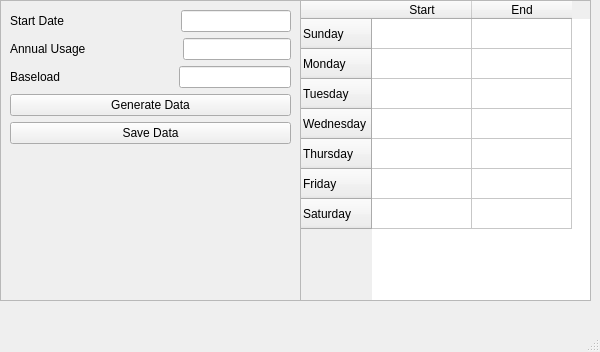
<?xml version="1.0" encoding="UTF-8"?>
<ui version="4.0">
 <class>hhgen</class>
 <widget class="QMainWindow" name="hhgen">
  <property name="geometry">
   <rect>
    <x>0</x>
    <y>0</y>
    <width>600</width>
    <height>352</height>
   </rect>
  </property>
  <property name="windowTitle">
   <string>hhgen</string>
  </property>
  <widget class="QWidget" name="centralwidget">
   <widget class="QTableWidget" name="tableWidget">
    <property name="geometry">
     <rect>
      <x>300</x>
      <y>0</y>
      <width>291</width>
      <height>301</height>
     </rect>
    </property>
    <property name="rowCount">
     <number>7</number>
    </property>
    <property name="columnCount">
     <number>2</number>
    </property>
    <row>
     <property name="text">
      <string>Sunday</string>
     </property>
    </row>
    <row>
     <property name="text">
      <string>Monday</string>
     </property>
    </row>
    <row>
     <property name="text">
      <string>Tuesday</string>
     </property>
    </row>
    <row>
     <property name="text">
      <string>Wednesday</string>
     </property>
    </row>
    <row>
     <property name="text">
      <string>Thursday</string>
     </property>
    </row>
    <row>
     <property name="text">
      <string>Friday</string>
     </property>
    </row>
    <row>
     <property name="text">
      <string>Saturday</string>
     </property>
    </row>
    <column>
     <property name="text">
      <string>Start</string>
     </property>
    </column>
    <column>
     <property name="text">
      <string>End</string>
     </property>
    </column>
   </widget>
   <widget class="QFrame" name="frame">
    <property name="geometry">
     <rect>
      <x>0</x>
      <y>0</y>
      <width>301</width>
      <height>301</height>
     </rect>
    </property>
    <property name="frameShape">
     <enum>QFrame::Shape::StyledPanel</enum>
    </property>
    <property name="frameShadow">
     <enum>QFrame::Shadow::Raised</enum>
    </property>
    <widget class="QWidget" name="layoutWidget">
     <property name="geometry">
      <rect>
       <x>10</x>
       <y>10</y>
       <width>281</width>
       <height>281</height>
      </rect>
     </property>
     <layout class="QVBoxLayout" name="verticalLayout">
      <property name="spacing">
       <number>6</number>
      </property>
      <property name="topMargin">
       <number>0</number>
      </property>
      <item>
       <layout class="QHBoxLayout" name="horizontalLayout">
        <item>
         <widget class="QLabel" name="start_label">
          <property name="text">
           <string>Start Date</string>
          </property>
         </widget>
        </item>
        <item>
         <spacer name="horizontalSpacer_2">
          <property name="orientation">
           <enum>Qt::Orientation::Horizontal</enum>
          </property>
          <property name="sizeHint" stdset="0">
           <size>
            <width>40</width>
            <height>20</height>
           </size>
          </property>
         </spacer>
        </item>
        <item>
         <widget class="QLineEdit" name="start_lnedit"/>
        </item>
       </layout>
      </item>
      <item>
       <layout class="QHBoxLayout" name="horizontalLayout_2">
        <item>
         <widget class="QLabel" name="usage_label">
          <property name="text">
           <string>Annual Usage</string>
          </property>
         </widget>
        </item>
        <item>
         <spacer name="horizontalSpacer">
          <property name="orientation">
           <enum>Qt::Orientation::Horizontal</enum>
          </property>
          <property name="sizeHint" stdset="0">
           <size>
            <width>40</width>
            <height>20</height>
           </size>
          </property>
         </spacer>
        </item>
        <item>
         <widget class="QLineEdit" name="usage_lnedit"/>
        </item>
       </layout>
      </item>
      <item>
       <layout class="QHBoxLayout" name="horizontalLayout_3">
        <item>
         <widget class="QLabel" name="base_label">
          <property name="text">
           <string>Baseload</string>
          </property>
         </widget>
        </item>
        <item>
         <spacer name="horizontalSpacer_3">
          <property name="orientation">
           <enum>Qt::Orientation::Horizontal</enum>
          </property>
          <property name="sizeHint" stdset="0">
           <size>
            <width>40</width>
            <height>20</height>
           </size>
          </property>
         </spacer>
        </item>
        <item>
         <widget class="QLineEdit" name="base_lnedit"/>
        </item>
       </layout>
      </item>
      <item>
       <widget class="QPushButton" name="generateButton">
        <property name="text">
         <string>Generate Data</string>
        </property>
       </widget>
      </item>
      <item>
       <widget class="QPushButton" name="saveButton">
        <property name="text">
         <string>Save Data</string>
        </property>
       </widget>
      </item>
      <item>
       <spacer name="verticalSpacer">
        <property name="orientation">
         <enum>Qt::Orientation::Vertical</enum>
        </property>
        <property name="sizeHint" stdset="0">
         <size>
          <width>20</width>
          <height>40</height>
         </size>
        </property>
       </spacer>
      </item>
     </layout>
    </widget>
   </widget>
  </widget>
  <widget class="QMenuBar" name="menubar">
   <property name="geometry">
    <rect>
     <x>0</x>
     <y>0</y>
     <width>600</width>
     <height>23</height>
    </rect>
   </property>
  </widget>
  <widget class="QStatusBar" name="statusbar"/>
 </widget>
 <resources/>
 <connections/>
</ui>
